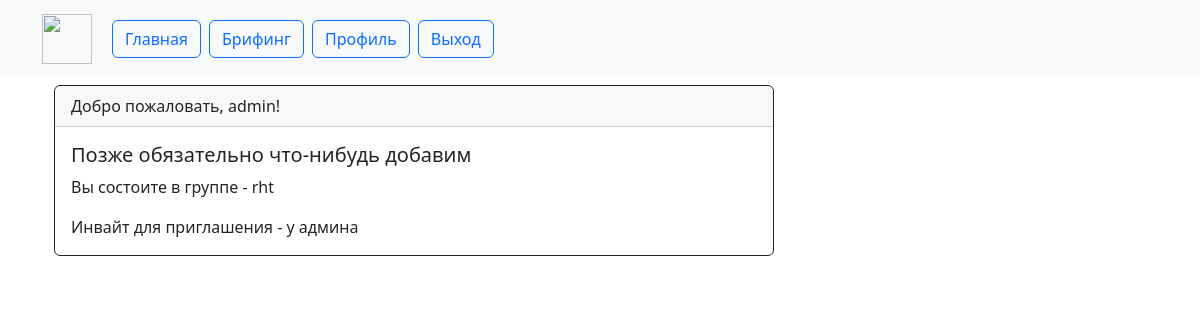
The page /profile (signed in) on the database as committed earlier.
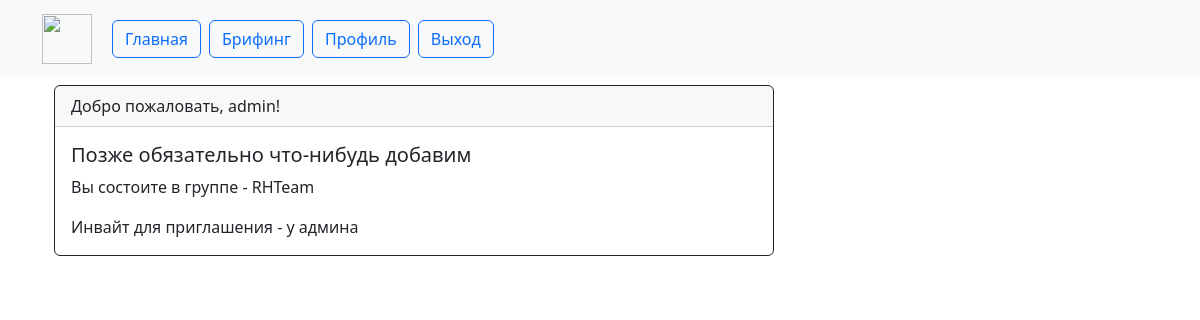
The same page on the database as committed later.
### web/models.py (models this page shows)
class User(UserMixin, db.Model):
    id = db.Column(db.Integer, primary_key=True)
    name = db.Column(db.String(1000), unique=True)
    password = db.Column(db.String(100))
    email = db.Column(db.String(100), unique=True)
    active = db.Column(db.Boolean())
    group = db.Column(db.String(100))
    created_on = db.Column(db.DateTime(), default=datetime.now())

### web/main.py (the view)
@main.route('/profile')
@login_required
def profile():
    invite = 'd1a740a9-2012-4749-8d8d-43386e174714'
    return render_template('profile.html', invite=invite, name=current_user.name)

### web/__init__.py (called while the page is built)
def create_app():
    app = Flask(__name__)
    app.register_error_handler(404, page_not_found)
    app.config['SECRET_KEY'] = '33bf3cd3-ad1c-4429-b636-a807fc084e92_20ef441b-a7f2-4207-b0dc-543ca0d37aa2'
    app.config['SQLALCHEMY_DATABASE_URI'] = 'sqlite:///data.db'
    db.init_app(app)
    login_manager = LoginManager()
    login_manager.login_view = 'auth.login'
    login_manager.init_app(app)
    from .models import User
    with app.app_context():
        db.create_all()
    @login_manager.user_loader
    def load_user(user_id):
        return User.query.get(int(user_id))
    from .auth import auth as auth_blueprint
    app.register_blueprint(auth_blueprint)
    from .main import main as main_blueprint
    app.register_blueprint(main_blueprint)
    return app

### web/templates/profile.html
{% extends "base.html" %}
{% block content %}
<div class="container">
  <div class="card border-dark mb-3">
  <div class="card-header">Добро пожаловать, {{ name }}!</div>
  <div class="card-body text-dark">
    <h5 class="card-title">Позже обязательно что-нибудь добавим</h5>
     <p class="card-text">Вы состоите в группе - {{ current_user.group }}</p>
      <p class="card-text">Инвайт для приглашения - {% if current_user.group == 'admins' %} {{ invite }} {% else %} у админа {% endif %}</p>
  </div>
</div>
</div>
{% endblock %}

Rows that differ between the two databases and show on the page:
changed User "admin": group "rht" → "RHTeam"
